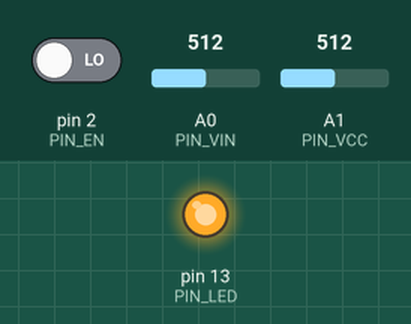
The sketch below on a simulated Arduino Uno, built with avr-gcc and run on an emulated ATmega328P. On the bench: output pins drawn as LEDs (lit = HIGH). The test bench sets the inputs (shaded band); at power-on: pin 2 (PIN_EN) LOW, A0 (PIN_VIN) = 512, A1 (PIN_VCC) = 512. What the sketch prints to the serial monitor is not drawn.

Above: at 0.4 s.
Timing chart, 0 to 1.9 s (numbered marks = the images above):
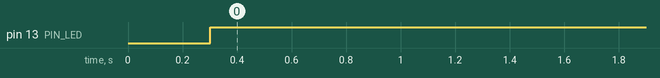

The sketch:

ltc3588_energy_monitor.ino
```cpp
const int PIN_VIN = A0;
const int PIN_VCC = A1;
const int PIN_EN  = 2;
const int PIN_LED = 13;

const float UVLO_RISING_V = 5.00;

int burstCount = 0;
bool isDischarging = false;
unsigned long lastPrintTime = 0;

void setup() {
  Serial.begin(115200);
  pinMode(PIN_EN, INPUT);
  pinMode(PIN_LED, OUTPUT);
  digitalWrite(PIN_LED, LOW);

  delay(300);
  Serial.println(F("--- LTC3588 Energy Monitor Ready ---"));
}

void loop() {
  float vIn  = (analogRead(PIN_VIN) * 5.0) / 1023.0;
  float vOut = (analogRead(PIN_VCC) * 5.0) / 1023.0;
  int enSignal = digitalRead(PIN_EN);

  int percent = (vIn / UVLO_RISING_V) * 100;
  if (percent > 100) percent = 100;
  if (percent < 0) percent = 0;

  if ((vOut > 2.5 || enSignal == HIGH) && !isDischarging) {
    burstCount++;
    isDischarging = true;
    digitalWrite(PIN_LED, HIGH);
    Serial.println(F("💥 [ ปล่อยไฟ 3.3V แล้ว! ]"));
  }

  if (vOut < 1.0 && enSignal == LOW) {
    isDischarging = false;
    digitalWrite(PIN_LED, LOW);
  }

  unsigned long now = millis();
  if (now - lastPrintTime >= 100) {
    lastPrintTime = now;

    Serial.print(vIn, 2);
    Serial.print(F(" / 5.00 V   ("));
    Serial.print(percent);
    Serial.print(F("%)   |   รอบปล่อยไฟ: "));
    Serial.println(burstCount);
  }

  delay(20);
}
```

Measured:
- by itself, pin 13 (PIN_LED): LOW → HIGH at 0.30 s
